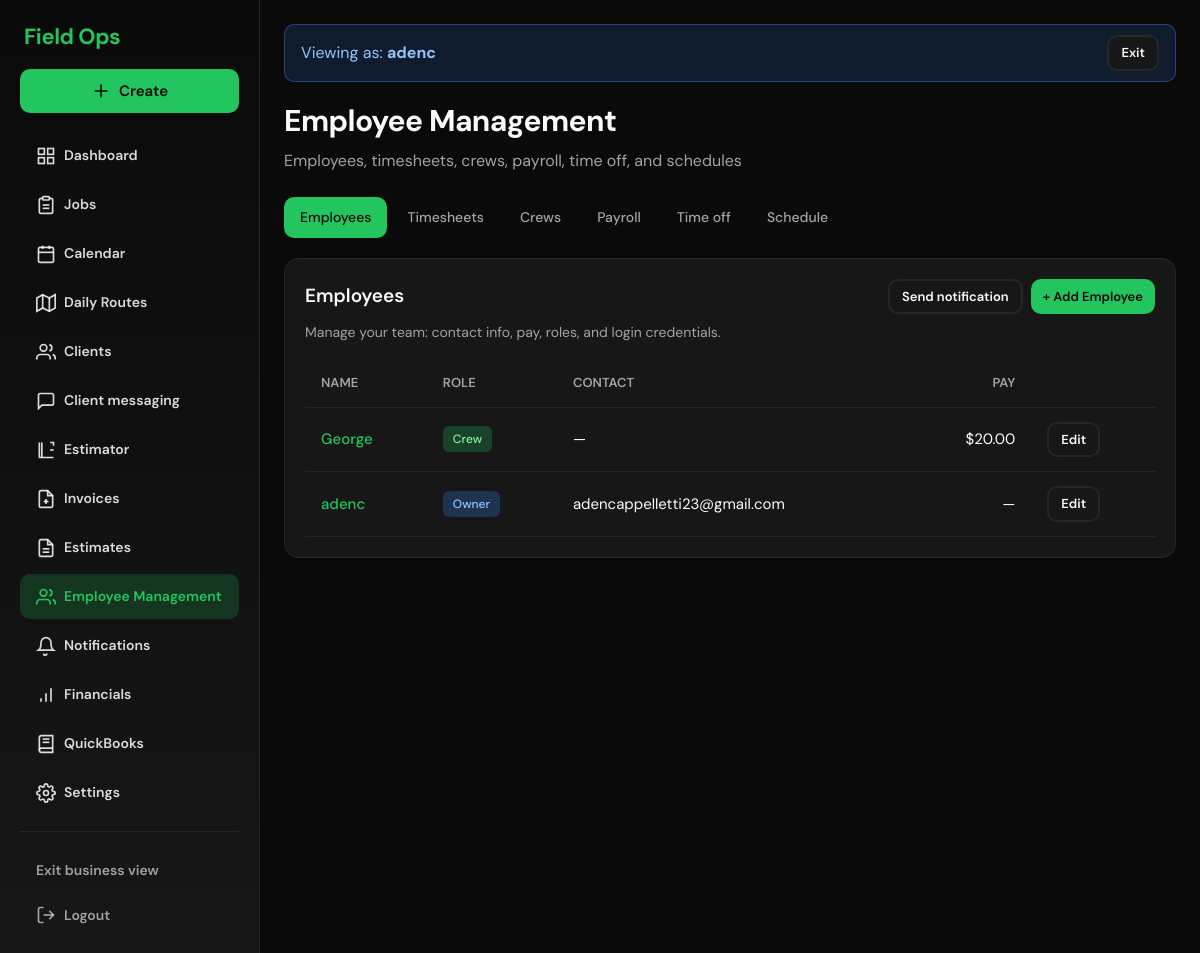
Before: /employee-management/ (signed in) with the older database file.
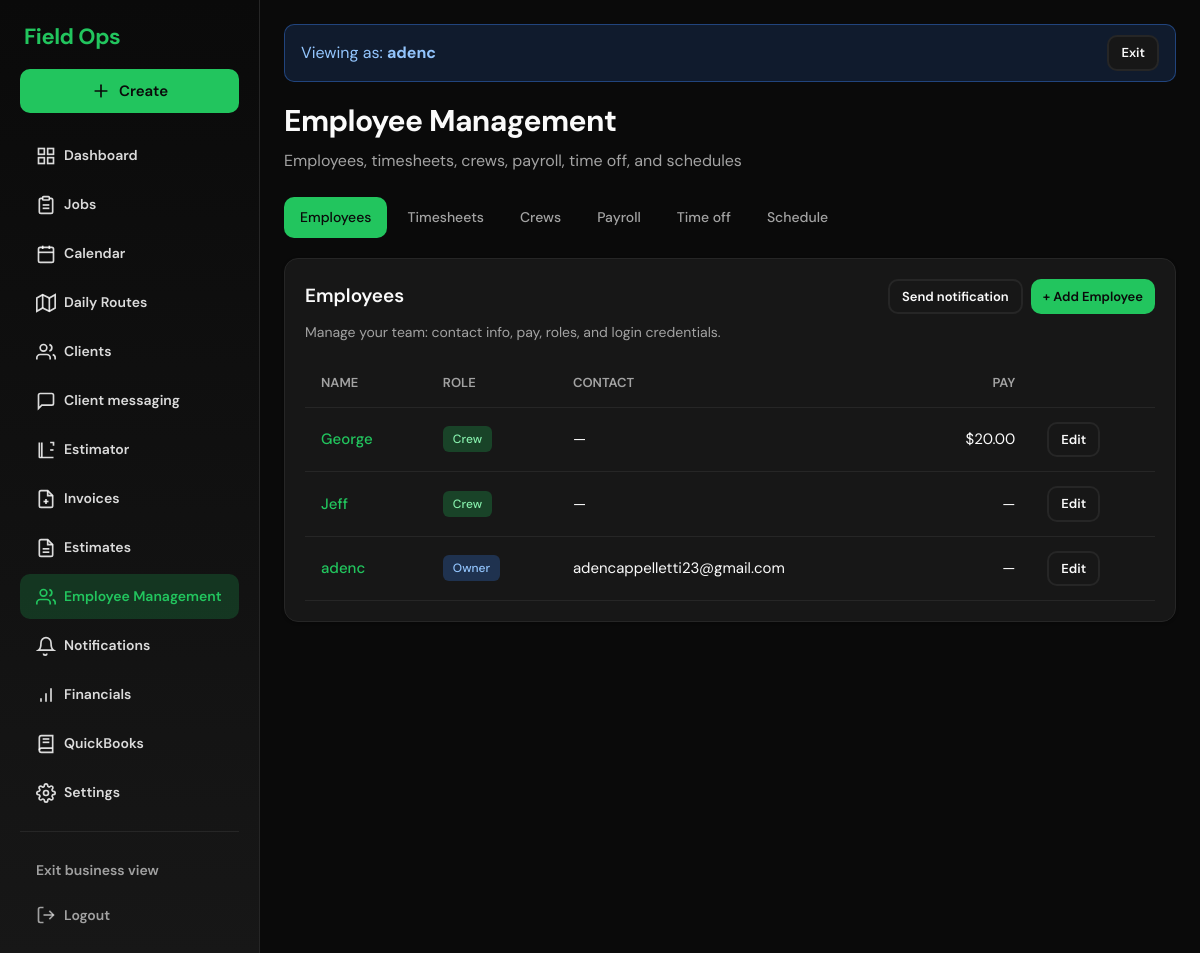
After: the same page with the newer database file.
### accounts/models.py (models this page shows, shortened)
class User(AbstractUser):
    ROLE_CHOICES = [
        ('owner', 'Owner'),
        ('crew', 'Crew'),
    ]
    business = models.ForeignKey(
        Business,
        on_delete=models.CASCADE,
        related_name='users',
        null=True,  # Owner can be null initially if needed
        blank=True
    )
    role = models.CharField(max_length=10, choices=ROLE_CHOICES, default='crew')
    hourly_rate = models.DecimalField(
        max_digits=8,
        decimal_places=2,
        null=True,
        blank=True,
        help_text='Hourly cost for crew members (used for labor cost reporting)'
    )
    phone = models.CharField(max_length=20, blank=True)
    address_line1 = models.CharField(max_length=255, blank=True, verbose_name='Address')
    address_line2 = models.CharField(max_length=255, blank=True)
    city = models.CharField(max_length=100, blank=True)
    state = models.CharField(max_length=50, blank=True)
    postal_code = models.CharField(max_length=20, blank=True, verbose_name='ZIP / Postal code')
    color = models.CharField(
        max_length=7,
        blank=True,
        default='',
        help_text='Hex color for calendar/route (e.g. #3b82f6). Owner can customize.'
    )

### dashboard/views.py (the view, shortened to what this page needs)
# urls.py: path("employee-management/", employee_management, name="employee_management"),
@role_required("owner", "crew")
def employee_management(request):
    business = getattr(request.user, "business", None)
    if not business:
        return redirect("/")
    is_owner = getattr(request.user, "role", None) == "owner"
    today = timezone.localdate()
    if is_owner:
        employees = User.objects.filter(business=business).order_by("role", "first_name", "last_name", "username")
        week_start = today - timedelta(days=today.weekday())
        week_end = week_start + timedelta(days=7)
        year_start = today.replace(month=1, day=1)
        year_end = today.replace(year=today.year + 1, month=1, day=1)
        crew_users = User.objects.filter(role="crew", business=business).order_by("username")
        employee_stats = []
        for user in crew_users:
            rate = getattr(user, "hourly_rate", None) or Decimal("0")
            week_entries = TimeEntry.objects.filter(
                user=user, status="approved", clock_out__isnull=False,
                clock_in__date__gte=week_start, clock_in__date__lt=week_end,
            )
            week_minutes = sum(e.duration_minutes or 0 for e in week_entries)
            year_entries = TimeEntry.objects.filter(
                user=user, status="approved", clock_out__isnull=False,
                clock_in__date__gte=year_start, clock_in__date__lt=year_end,
            )
            year_minutes = sum(e.duration_minutes or 0 for e in year_entries)
            week_cost = _hours_from_minutes(week_minutes) * rate
            year_cost = _hours_from_minutes(year_minutes) * rate
            employee_stats.append({
                "user": user, "hourly_rate": rate,
                "week_minutes": week_minutes, "week_display": f"{week_minutes // 60}h {week_minutes % 60}m",
                "week_cost": week_cost,
                "year_minutes": year_minutes, "year_display": f"{year_minutes // 60}h {year_minutes % 60}m",
                "year_cost": year_cost,
            })
        total_week_cost = sum(s["week_cost"] for s in employee_stats)
        total_year_cost = sum(s["year_cost"] for s in employee_stats)
        crews = Crew.objects.filter(business=business).prefetch_related("members", "crew_leader").order_by("name")
        payroll_payments = (
            EmployeePayment.objects.filter(business=business)
            .select_related("employee")
            .order_by("-paid_date", "-created_at")
        )
        payroll_total = sum(p.amount for p in payroll_payments)
        payroll_unsynced = [p for p in payroll_payments if not p.quickbooks_journal_entry_id]
        quickbooks_connected = bool(getattr(business, "quickbooks_connection", None))
        pending_time_entries_count = TimeEntry.objects.filter(
            user__business_id=business.id,
            status="pending_approval",
            clock_out__isnull=False,
        ).count()
        time_off_requests = TimeOffRequest.objects.filter(business=business).select_related("user", "reviewed_by").order_by("-start_date", "-created_at")
        schedule_employees = User.objects.filter(business=business, role="crew").order_by("first_name", "last_name", "username")
        schedule_selected_id = request.GET.get("schedule_user_id")
        schedule_selected_user = get_object_or_404(User, pk=schedule_selected_id, business=business, role="crew") if schedule_selected_id else schedule_employees.first()
        schedule_rows = _schedule_rows_for_user(schedule_selected_user) if schedule_selected_user else []
    return render(request, "dashboard/employee_management.html", {
        "employees": employees,
        "employee_stats": employee_stats,
        "week_start": week_start,
        "week_end": week_end,
        "year_start": year_start,
        "year_end": year_end,
        "total_week_cost": total_week_cost,
        "total_year_cost": total_year_cost,
        "crews": crews,
        "payroll_payments": payroll_payments,
        "payroll_total": payroll_total,
        "payroll_unsynced_count": len(payroll_unsynced),
        "quickbooks_connected": quickbooks_connected,
        "is_owner": is_owner,
        "time_off_requests": time_off_requests,
        "schedule_employees": schedule_employees,
        "schedule_selected_user": schedule_selected_user,
        "schedule_rows": schedule_rows,
        "time_off_employees": User.objects.filter(business=business, role="crew").order_by("first_name", "last_name", "username") if is_owner else [],
        "pending_time_entries_count": pending_time_entries_count,
    })

### accounts/context_processors.py (called while the page is built)
def notification_unread_count(request):
    if request.user.is_authenticated:
        return {
            "notification_unread_count": Notification.objects.filter(
                to_user=request.user, read_at__isnull=True
            ).count(),
        }
    return {"notification_unread_count": 0}

### dashboard/views.py (called while the page is built)
def _hours_from_minutes(minutes):
    if minutes is None:
        return Decimal("0")
    return Decimal(str(minutes)) / Decimal("60")

def _schedule_rows_for_user(user):
    day_names = ["Monday", "Tuesday", "Wednesday", "Thursday", "Friday", "Saturday", "Sunday"]
    slots = {s.day_of_week: s for s in EmployeeSchedule.objects.filter(user=user)}
    return [(day_names[i], slots.get(i)) for i in range(7)]

### dashboard/templates/dashboard/employee_management.html (shortened to what this page needs)
{% extends "base.html" %}
{% block content %}
<div class="page-header" style="display: flex; justify-content: space-between; align-items: flex-start; flex-wrap: wrap; gap: 16px;">
  <div>
    <h1>{% if is_owner %}Employee Management{% else %}Time off &amp; Schedule{% endif %}</h1>
    <p>{% if is_owner %}Employees, timesheets, crews, payroll, time off, and schedules{% else %}Your time off requests and work schedule{% endif %}</p>
  </div>
</div>
<nav class="emp-mgmt-tabs" aria-label="Sections">
  {% if is_owner %}
  <a href="#employees" class="emp-tab active" data-tab="employees">Employees</a>
  <a href="#timesheets" class="emp-tab" data-tab="timesheets">Timesheets</a>
  <a href="#crews" class="emp-tab" data-tab="crews">Crews</a>
  <a href="#payroll" class="emp-tab" data-tab="payroll">Payroll</a>
  {% endif %}
  <a href="#timeoff" class="emp-tab {% if not is_owner %}active{% endif %}" data-tab="timeoff">Time off</a>
  <a href="#schedule" class="emp-tab" data-tab="schedule">Schedule</a>
</nav>
{% if is_owner %}
<section id="section-employees" class="emp-mgmt-section card emp-tab-panel" data-panel="employees">
  <h2 class="card-title" style="display: flex; justify-content: space-between; align-items: center; flex-wrap: wrap; gap: 8px;">
    Employees
    <span style="display: flex; gap: 8px;">
      <a href="{% url 'notification_send' %}" class="btn btn-secondary btn-sm">Send notification</a>
      <a href="{% url 'employee_add' %}" class="btn btn-primary btn-sm">+ Add Employee</a>
    </span>
  </h2>
  <p class="section-desc">Manage your team: contact info, pay, roles, and login credentials.</p>
  <table class="data-table">
    <thead>
      <tr>
        <th>Name</th>
        <th>Role</th>
        <th>Contact</th>
        <th class="num">Pay</th>
        <th></th>
      </tr>
    </thead>
    <tbody>
      {% for emp in employees %}
      <tr>
        <td>
          <a href="{% url 'employee_edit' emp.id %}" class="link-primary">
            {{ emp.get_full_name|default:emp.username }}
          </a>
        </td>
        <td><span class="badge badge-{{ emp.role }}">{{ emp.get_role_display }}</span></td>
        <td>
          {% if emp.email %}{{ emp.email }}{% endif %}
          {% if not emp.phone and not emp.email %}—{% endif %}
        </td>
        <td class="num">{% if emp.hourly_rate %}${% endif %}{{ emp.hourly_rate|default:"—" }}</td>
        <td>
          <a href="{% url 'employee_edit' emp.id %}" class="btn btn-secondary btn-sm">Edit</a>
        </td>
      </tr>
      {% empty %}
      <tr><td colspan="5">No employees yet. <a href="{% url 'employee_add' %}" class="link-primary">Add your first employee</a></td></tr>
      {% endfor %}
    </tbody>
  </table>
</section>
{% endif %}
{% endblock %}

### templates/base.html (shortened to what the changed rows need)
<!DOCTYPE html>
<html lang="en">
<head>
</head>
<body>
  <main class="main-wrap">
    <div class="content">
      {% if user.is_superuser and request.session.platform_business_name %}
      <div class="platform-banner">
        <span>Viewing as: <strong>{{ request.session.platform_business_name }}</strong></span>
        <a href="{% url 'platform_exit' %}" class="btn btn-secondary btn-sm">Exit</a>
      </div>
      {% endif %}
      {% block content %}{% endblock %}
    </div>
  </main>
</body>
</html>

Changed rows visible on the page:
added User: get_full_name "Jeff", role "Crew", hourly_rate "—"
